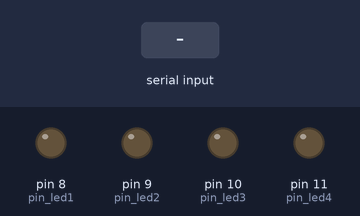
The sketch below on a simulated Arduino Uno, built with avr-gcc and run on an emulated ATmega328P. Shown: output pins drawn as LEDs (lit = HIGH). Inputs (shaded band) come from the test bench. What the sketch prints to the serial monitor is not drawn.

Above: at 1.2 s.
1.3 s: "1" received over Serial
At 2.5 s:
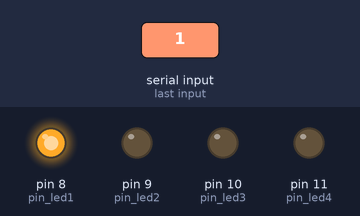
2.8 s: "2" received over Serial
At 3.9 s:
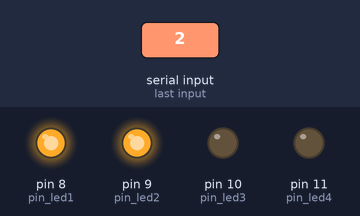
4.3 s: "3" received over Serial
At 5.0 s:
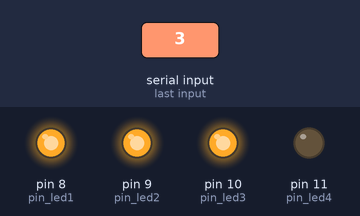
5.8 s: "4" received over Serial
At 6.2 s:
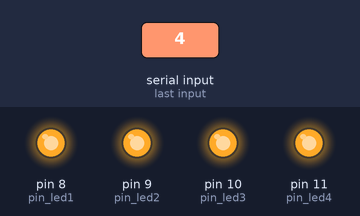
7.3 s: "5" received over Serial
At 8.5 s:
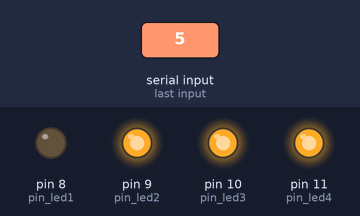
8.8 s: "6" received over Serial
At 9.6 s:
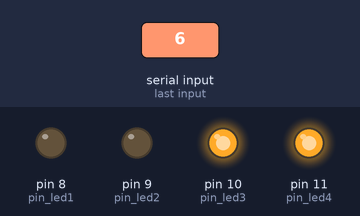
Timing chart, 0 to 11.3 s (numbered marks = the images above; inputs shaded):
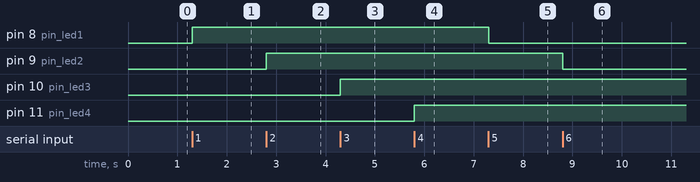

Measured:
- after the input at 1.3 s, pin 8 (pin_led1): LOW → HIGH at once
- after the input at 2.8 s, pin 9 (pin_led2): LOW → HIGH at once
- after the input at 4.3 s, pin 10 (pin_led3): LOW → HIGH at once
- after the input at 5.8 s, pin 11 (pin_led4): LOW → HIGH at once
- after the input at 7.3 s, pin 8 (pin_led1): HIGH → LOW at once
- after the input at 8.8 s, pin 9 (pin_led2): HIGH → LOW at once

The sketch:

liga_e_desligar_led.ino
```cpp
#define pin_led1 8
#define pin_led2 9
#define pin_led3 10
#define pin_led4 11
#define pin_botao 2

void setup() {
  Serial.begin(9600);
  pinMode(pin_led1, OUTPUT);
  pinMode(pin_led2, OUTPUT);
  pinMode(pin_led3, OUTPUT);
  pinMode(pin_led4, OUTPUT);
  pinMode(pin_botao, INPUT);
}

void loop() {
  if (Serial.available() == 1) {
    char i = Serial.read();
    Serial.print(i);

    if (i == '1') digitalWrite(pin_led1, HIGH);
    if (i == '2') digitalWrite(pin_led2, HIGH);
    if (i == '3') digitalWrite(pin_led3, HIGH);
    if (i == '4') digitalWrite(pin_led4, HIGH);
    if (i == '5') digitalWrite(pin_led1, LOW);
    if (i == '6') digitalWrite(pin_led2, LOW);
    if (i == '7') digitalWrite(pin_led3, LOW);
    if (i == '8') digitalWrite(pin_led4, LOW);
    if (i == '9') {
      digitalWrite(pin_led1, HIGH);
      digitalWrite(pin_led2, HIGH);
      digitalWrite(pin_led3, HIGH);
      digitalWrite(pin_led4, HIGH);
    }

    if (i == '0') {
      digitalWrite(pin_led1, LOW);
      digitalWrite(pin_led2, LOW);
      digitalWrite(pin_led3, LOW);
      digitalWrite(pin_led4, LOW);
    }
  }
}
```
